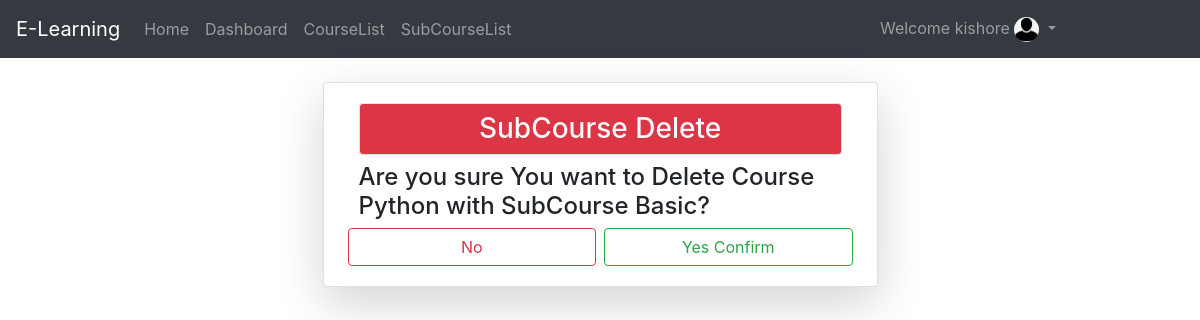
The app's page /sbcrdlt/2/ (signed in) with its own data.
### Eapp/models.py (models this page shows, shortened)
class User(AbstractUser):
	t = {
		('F','Female'),('M','Male')
		}
	y = {(1,'Student'),(2,'Instructor')}
	age = models.IntegerField(default=18)
	gender = models.CharField(choices=t,max_length=10)
	mobile = models.CharField(max_length=11)
	pfimg = models.ImageField(upload_to='Profileimage/',default="profile.png")
	usrole = models.IntegerField(choices=y,default=1)

class SubCourse(models.Model):
	sbtitle = models.CharField(max_length=100)
	price = models.DecimalField(max_digits=8,decimal_places=2)
	desc = models.TextField(max_length=200)
	crs = models.ForeignKey(CourseCategory,on_delete=models.CASCADE)

class CourseCategory(models.Model):
	ctitle = models.CharField(max_length=120)
	cimg = models.ImageField(upload_to='CourseImages/',default="course.png")
	usd = models.ForeignKey(User,on_delete=models.CASCADE)
	def __str__(self):
		return self.ctitle

### Eapp/views.py (the view)
# urls.py: path('sbcrdlt/<int:sd>/',views.sbdl,name="sbdlt"),
@login_required
def sbdl(request,sd):
	v = SubCourse.objects.get(id=sd)
	if request.method == "POST":
		v.delete()
		messages.warning(request,"SubCourse Added Successfully")
		return redirect('/sbcrsl')
	return render(request,'html/sdt.html',{'c':v})

### Eapp/templates/html/sdt.html (shortened to what this page needs)
{% extends 'html/base.html' %}
{% block content %}
<div class="container mt-4">
	<div class="card col-md-6 mx-auto shadow-lg">
		<div class="card-body">
			<h3 class="bg-danger text-light text-center border rounded p-2">SubCourse Delete</h3>
			<h4>Are you sure You want to Delete Course {{c.crs}} with SubCourse {{c.sbtitle}}?</h4>
			<form method="post">
				<div class="row">
					<a href="{% url 'sbcrl' %}" class="btn btn-outline-danger col-sm mx-1">No</a>
					<input type="submit" value="Yes Confirm" class="btn btn-outline-success col-sm mx-1">
				</div>
			</form>
		</div>
	</div>
</div>
{% endblock %}

### Eapp/templates/html/navbar.html (shortened to what this page needs)
<nav class="navbar navbar-expand-sm bg-dark navbar-dark">
  <a class="navbar-brand" href="{% url 'hm' %}">E-Learning
  </a>
  <ul class="navbar-nav">
    {% if not user.is_authenticated %}
    <li class="nav-item">
      <a class="nav-link" href="{% url 'hm' %}">Home</a>
    </li>
    <li class="nav-item">
      <a class="nav-link" href="{% url 'ab' %}">Aboutus</a>
    </li>
    <li class="nav-item">
      <a class="nav-link" href="{% url 'ct' %}">Contactus</a>
    </li>
    <li class="nav-item">
      <a class="nav-link" href="{% url 'rg' %}">Registration</a>
    </li>
    {% elif user.usrole == 2 %}
    <li class="nav-item">
      <a class="nav-link" href="{% url 'hm' %}">Home</a>
    </li>
    <li class="nav-item">
      <a class="nav-link" href="{% url 'dsh' %}">Dashboard</a>
    </li>
    <li class="nav-item">
      <a class="nav-link" href="{% url 'cty' %}">CourseList</a>
    </li>
    <li class="nav-item">
      <a class="nav-link" href="{% url 'sbcrl' %}">SubCourseList</a>
    </li>
    {% endif %}
  </ul>
  <ul class="navbar-nav ml-auto" style="margin-right: 120px">
    {% if user.is_authenticated %}
    <div class="dropdown">
    <a class="nav-link dropdown-toggle" data-toggle="dropdown">
    Welcome {{request.user.username}} <img src="{{request.user.pfimg.url}}" class="rounded-circle" height="25px" width="25px">
    </a>
    </div>
    {% else %}
    <li class="nav-item">
      <a class="nav-link" href="{% url 'lg' %}">Login</a>
    </li>
    {% endif %}
  </ul>
</nav>

### records on screen
User: user.username "kishore", user.pfimg (placeholder picture)
SubCourse: crs "Python", sbtitle "Basic"
